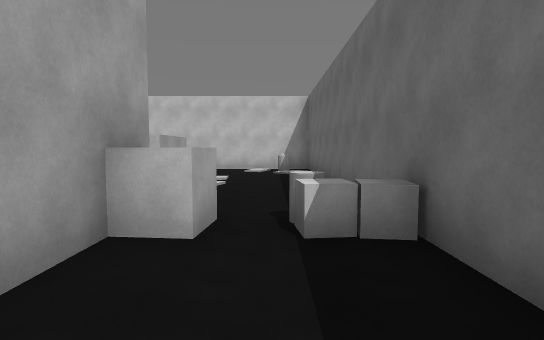
[1] (above)

16 first-person views from a walk through a scene from a Unity 3-D project. The camera is 1.5 m above the floor, tilts 4° down and sees 80° across. The floor is counted in squares, 2 m on a side. Each view is taken from the middle of a square. On the plan, view 1 faces up. The plan holds only what a view shows up to about 11 squares ahead; the rest is blank. The player is left out. Some animated figures are not drawn. Surface patterns are stand-ins for the level's own textures.

[2]
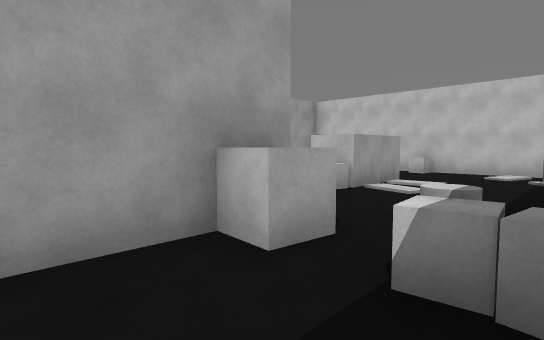

[3]
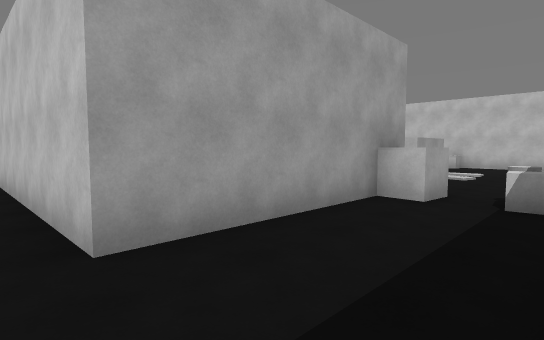

[4]
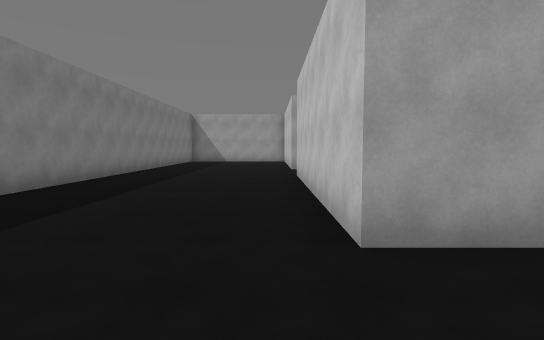

[5]
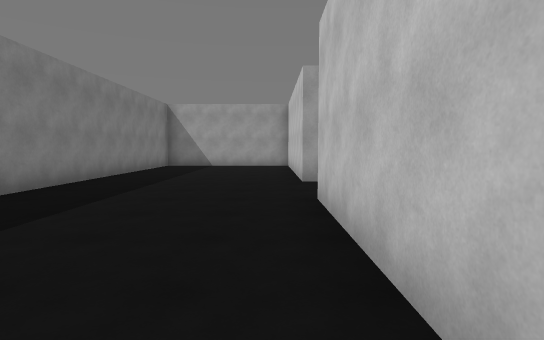

[6]
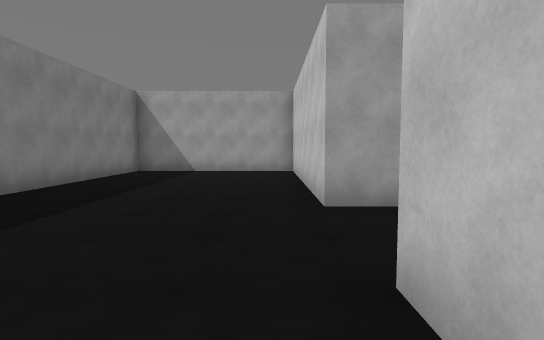

[7]
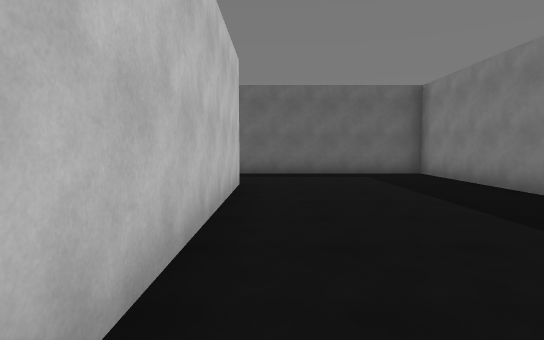

[8]
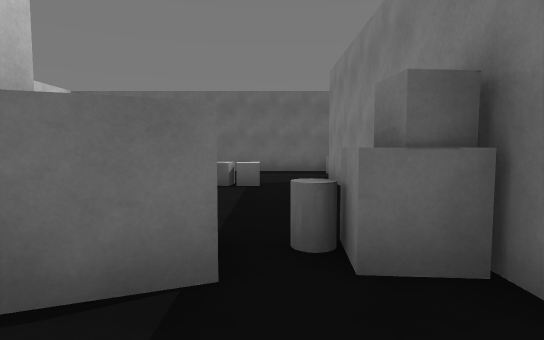

[9]
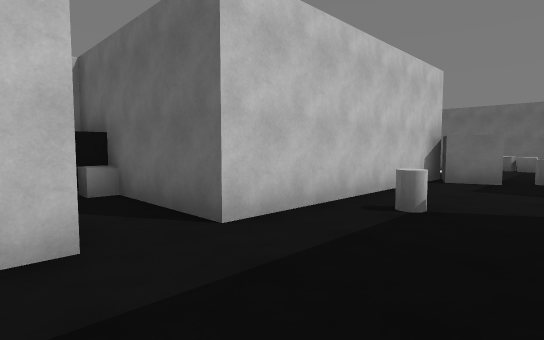

[10]
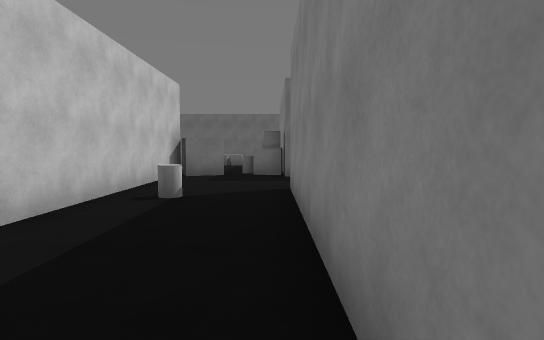

[11]
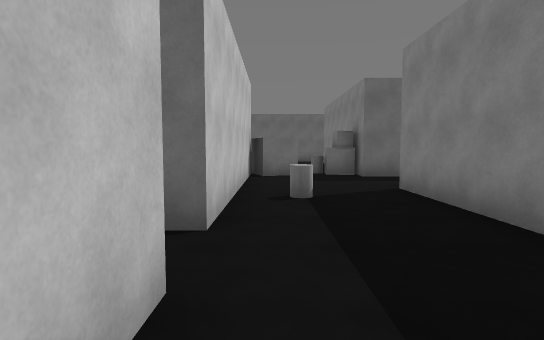

[12]
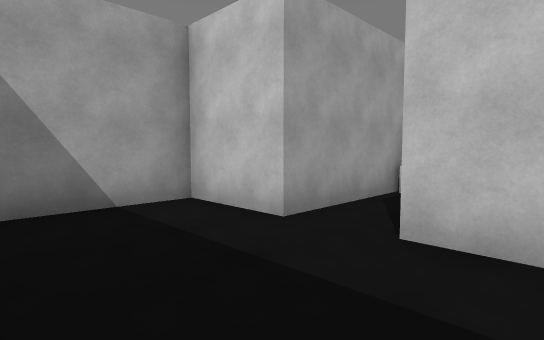

[13]
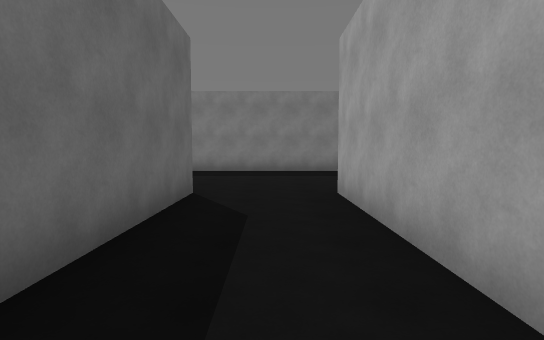

[14]
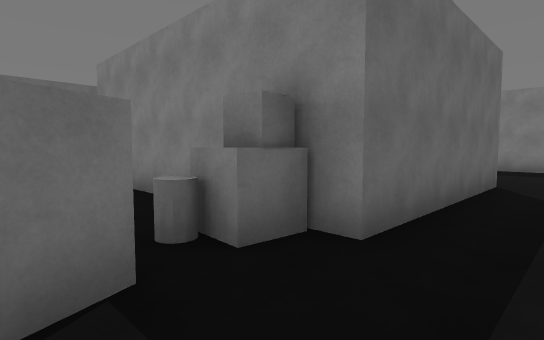

[15]
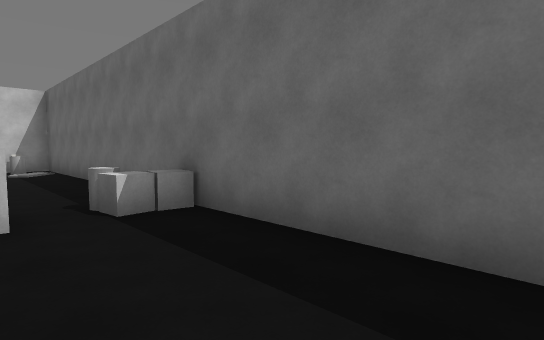

[16]
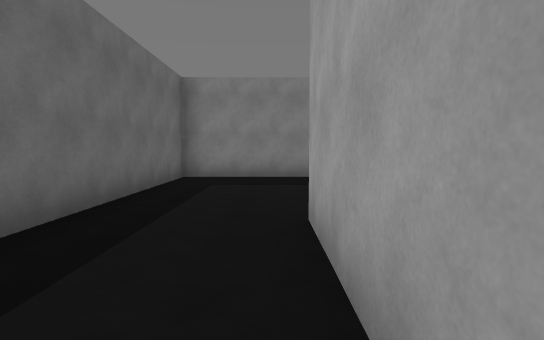

### Floor plan
Points are (right, up) in squares from view 1. A wall is a line through its corners. A room is listed if a view was taken in it or the views show most of it. See-through windows are left out.
Room 1 (views 1, 2, 3, 4, 5, 6, 7, 15, 16)
walls: (-10.1, -1.3) (-16.2, -1.3) (-16.2, -6.2) (1.3, -6.2) (1.3, 3.5); (-1.4, 3.7) (-1.4, -1.3) (-7.7, -1.3)
ways out: opening at (-8.5, -1) to room 2; opening at (0, 4)
objects: other object (-1, 3); other object (0, 2); other object (0, 3); other object (1, 3)
Room 2 (views 8, 9, 10, 11, 12, 13, 14)
walls: (-10.1, 2.8) (-10.1, -1.3); (-15.6, 3.7) (-10, 3.7); (-6.4, 3.7) (-5.4, 3.7); (-6.8, 6.6) (-13.1, 6.6) (-13.1, 9.8); (-7.7, -1.3) (-7.7, 3.6); (-14.4, 9.6) (-14.4, 6.6) (-16.2, 6.6) (-16.2, 4.2)
ways out: opening at (-8.5, -1) to room 1; opening at (-5, 5.5)
objects: other object (-14, 9); other object (-11, 6); other object (-7, 4); other object (-7, 5) to (-6, 5); other object (-7, 6) to (-6, 6)

Where each view was taken, in squares from view 1:
view 1: 0 up, 0 right, facing up
view 2: 1 up, 1 right, facing up-left
view 3: 2 down, 1 right, facing up-left
view 4: 2 down, 1 right, facing left
view 5: 2 down, 3 left, facing left
view 6: 2 down, 6 left, facing left
view 7: 2 down, 8 left, facing right
view 8: 5 up, 9 left, facing right
view 9: 4 up, 15 left, facing up-right
view 10: 4 up, 16 left, facing right
view 11: 6 up, 16 left, facing right
view 12: 4 up, 12 left, facing up-left
view 13: 4 up, 9 left, facing down
view 14: 6 up, 9 left, facing down-right
view 15: 1 down, 1 left, facing up-right
view 16: 2 up, 1 left, facing down
